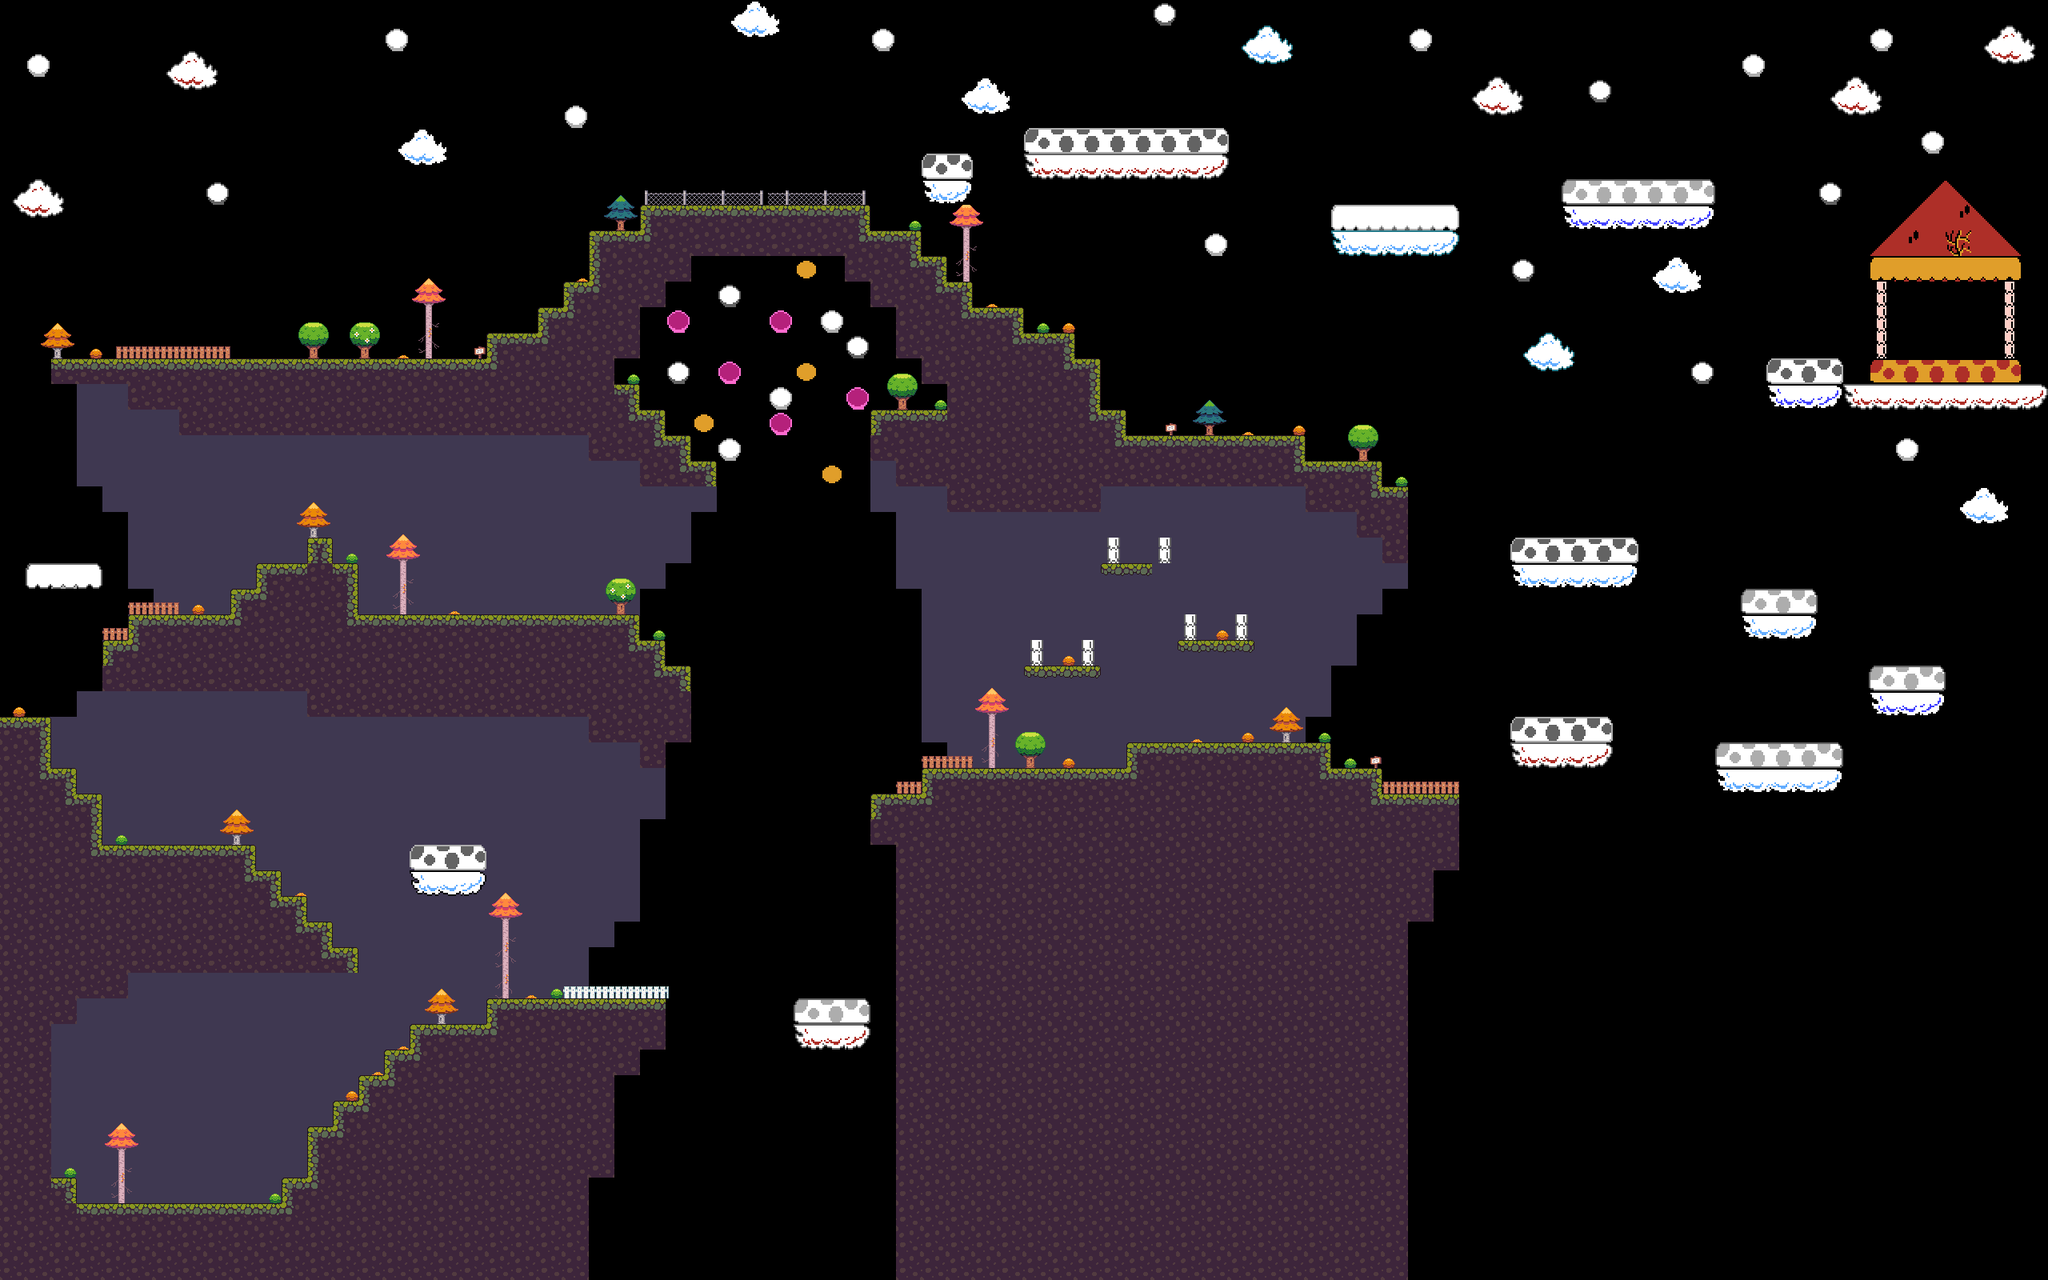

A 2D game scene composited from a Tiled map and its tileset images. What follows is a short description and the map's XML, with each tile layer's data collapsed to a summary:
An orthogonal 80x50 tile map with 32x32 px tiles, 3 tile layers (BlocksBG, Background, Platforms), 8 tilesets and 30 objects.

<map version="1.10" tiledversion="1.10.1" orientation="orthogonal" renderorder="right-down" width="80" height="50" tilewidth="32" tileheight="32" infinite="0" nextlayerid="10" nextobjectid="52">
 <tileset firstgid="1" source="2 - Trees.tsx" />
 <tileset firstgid="55" source="Autumn_entities (16 x 16).tsx" />
 <tileset firstgid="85" source="Tileset000.tsx" />
 <tileset firstgid="145" source="mario-tiles.tsx" />
 <tileset firstgid="928" source="Grassland_entities (16 x 16).tsx" />
 <tileset firstgid="958" source="Terrain (32x32).tsx" />
 <tileset firstgid="1205" source="Metal_Wire_fence (16 x 16).tsx" />
 <tileset firstgid="1212" source="sign.tsx" />
 <layer id="3" name="BlocksBG" width="80" height="50" locked="1">
  <data>[4000 cells, 693 non-empty, 1 distinct tile ids]</data>
 </layer>
 <layer id="2" name="Background" width="80" height="50" locked="1">
  <data>[4000 cells, 336 non-empty, 76 distinct tile ids]</data>
 </layer>
 <objectgroup id="9" name="MonsterGideon" locked="1">
  <object id="41" gid="547" x="207.5" y="991.75" width="32" height="32">
   <properties>
    <property name="left" type="int" value="2" />
    <property name="maxLeft" type="int" value="64" />
    <property name="maxUp" type="int" value="96" />
    <property name="up" type="int" value="3" />
   </properties>
  </object>
  <object id="48" gid="547" x="1392" y="111" width="32" height="32">
   <properties>
    <property name="left" type="int" value="4" />
    <property name="maxLeft" type="int" value="112" />
    <property name="maxUp" type="int" value="64" />
    <property name="up" type="int" value="4" />
   </properties>
  </object>
  <object id="49" gid="547" x="991.667" y="832.667" width="32" height="32">
   <properties>
    <property name="left" type="int" value="4" />
    <property name="maxLeft" type="int" value="96" />
    <property name="maxUp" type="int" value="112" />
    <property name="up" type="int" value="4" />
   </properties>
  </object>
 </objectgroup>
 <objectgroup id="8" name="MonstersLegless" locked="1">
  <object id="39" gid="549" x="1043.85" y="1248" width="32" height="32">
   <properties>
    <property name="rightDirection" type="bool" value="false" />
   </properties>
  </object>
  <object id="40" gid="549" x="513.212" y="1056" width="32" height="32">
   <properties>
    <property name="rightDirection" type="bool" value="false" />
   </properties>
  </object>
  <object id="42" gid="549" x="1280.5" y="832" width="32" height="32">
   <properties>
    <property name="rightDirection" type="bool" value="true" />
   </properties>
  </object>
  <object id="43" gid="549" x="2399.59" y="832" width="32" height="32">
   <properties>
    <property name="rightDirection" type="bool" value="false" />
   </properties>
  </object>
  <object id="45" gid="549" x="1888" y="672" width="32" height="32">
   <properties>
    <property name="rightDirection" type="bool" value="true" />
   </properties>
  </object>
  <object id="47" gid="549" x="2111.33" y="224" width="32" height="32">
   <properties>
    <property name="rightDirection" type="bool" value="false" />
   </properties>
  </object>
 </objectgroup>
 <objectgroup id="7" name="Monsters" locked="1">
  <object id="12" gid="404" x="704" y="1248" width="32" height="32">
   <properties>
    <property name="left" type="int" value="1" />
    <property name="maxLeft" type="int" value="80" />
   </properties>
  </object>
  <object id="14" gid="404" x="208.667" y="768" width="32" height="32">
   <properties>
    <property name="left" type="int" value="1" />
    <property name="maxLeft" type="int" value="40" />
   </properties>
  </object>
  <object id="15" gid="404" x="560" y="767.667" width="32" height="32">
   <properties>
    <property name="left" type="int" value="3" />
    <property name="maxLeft" type="int" value="128" />
   </properties>
  </object>
  <object id="17" gid="404" x="1520.5" y="928" width="32" height="32">
   <properties>
    <property name="left" type="int" value="2" />
    <property name="maxLeft" type="int" value="96" />
   </properties>
  </object>
  <object id="18" gid="404" x="2208" y="928" width="32" height="32">
   <properties>
    <property name="left" type="int" value="1" />
    <property name="maxLeft" type="int" value="64" />
   </properties>
  </object>
  <object id="21" gid="404" x="928" y="256" width="32" height="32">
   <properties>
    <property name="left" type="int" value="3" />
    <property name="maxLeft" type="int" value="128" />
   </properties>
  </object>
  <object id="23" gid="404" x="223" y="446.5" width="32" height="32">
   <properties>
    <property name="left" type="int" value="2" />
    <property name="maxLeft" type="int" value="96" />
   </properties>
  </object>
  <object id="24" gid="404" x="320" y="447.5" width="32" height="32">
   <properties>
    <property name="left" type="int" value="2" />
    <property name="maxLeft" type="int" value="160" />
   </properties>
  </object>
  <object id="35" gid="404" x="1503.58" y="543.75" width="32" height="32">
   <properties>
    <property name="left" type="int" value="1" />
    <property name="maxLeft" type="int" value="64" />
   </properties>
  </object>
  <object id="37" gid="404" x="2032" y="223.5" width="32" height="32">
   <properties>
    <property name="left" type="int" value="1" />
    <property name="maxLeft" type="int" value="64" />
   </properties>
  </object>
  <object id="44" gid="404" x="656.5" y="767" width="32" height="32">
   <properties>
    <property name="left" type="int" value="2" />
    <property name="maxLeft" type="int" value="128" />
   </properties>
  </object>
 </objectgroup>
 <objectgroup id="4" name="Princess" locked="1">
  <object id="1" gid="197" x="2417.33" y="447.167" width="32" height="32" />
 </objectgroup>
 <objectgroup id="5" name="Player" locked="1">
  <object id="2" gid="837" x="209.333" y="1502.83" width="32" height="32" />
 </objectgroup>
 <objectgroup id="6" name="ActPlatforms" locked="1">
  <object id="29" gid="1212" x="256" y="352" width="32" height="32">
   <properties>
    <property name="flower" type="bool" value="true" />
   </properties>
  </object>
  <object id="30" gid="1212" x="288" y="384" width="32" height="32">
   <properties>
    <property name="flower" type="bool" value="true" />
   </properties>
  </object>
  <object id="31" gid="1212" x="0" y="640" width="32" height="32">
   <properties>
    <property name="flower" type="bool" value="true" />
   </properties>
  </object>
  <object id="32" gid="1212" x="1408" y="448" width="32" height="32">
   <properties>
    <property name="flower" type="bool" value="true" />
   </properties>
  </object>
  <object id="36" gid="1212" x="576" y="992" width="32" height="32">
   <properties>
    <property name="weapon" value="rainbowSword" />
   </properties>
  </object>
  <object id="38" gid="1212" x="1440" y="736" width="32" height="32">
   <properties>
    <property name="weapon" value="mushroomSword" />
   </properties>
  </object>
  <object id="50" gid="1212" x="1056" y="1184" width="32" height="32">
   <properties>
    <property name="flower" type="bool" value="true" />
   </properties>
  </object>
  <object id="51" gid="1212" x="2400" y="736.303" width="32" height="32">
   <properties>
    <property name="flower" type="bool" value="true" />
   </properties>
  </object>
 </objectgroup>
 <layer id="1" name="Platforms" width="80" height="50" locked="1">
  <data>[4000 cells, 1047 non-empty, 35 distinct tile ids]</data>
 </layer>
</map>
